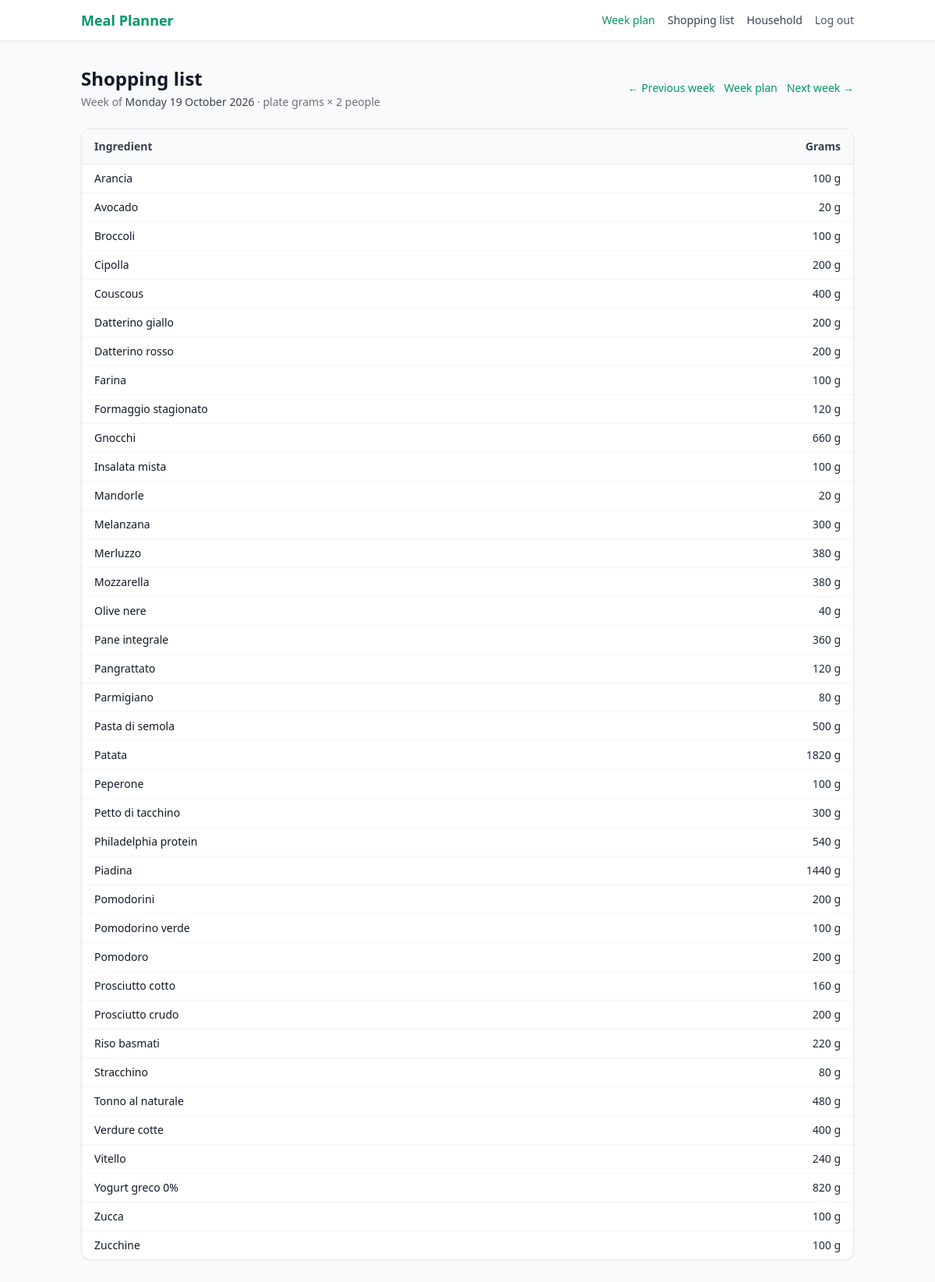
Screenshot of /lista-spesa/ with the database file from the repository.
### core/models.py (models this page shows, shortened)
class Ingredient(models.Model):
    name     = models.CharField(max_length=100, unique=True)
    category = models.CharField(
        max_length=20,
        choices=IngredientCategory.choices,
        default=IngredientCategory.OTHER
    )
    vegetable_subcategory = models.CharField(
        max_length=20,
        choices=VegetableSubcategory.choices,
        blank=True,
        default=''
    )
    kcal    = models.DecimalField(max_digits=6, decimal_places=2, validators=[MinValueValidator(0)])
    protein = models.DecimalField(max_digits=5, decimal_places=2, validators=[MinValueValidator(0)])
    carbs   = models.DecimalField(max_digits=5, decimal_places=2, validators=[MinValueValidator(0)])
    fat     = models.DecimalField(max_digits=5, decimal_places=2, validators=[MinValueValidator(0)])
    fiber           = models.DecimalField(max_digits=5, decimal_places=2, default=0, validators=[MinValueValidator(0)])
    sugars          = models.DecimalField(max_digits=5, decimal_places=2, default=0, validators=[MinValueValidator(0)])
    saturated_fat   = models.DecimalField(max_digits=5, decimal_places=2, default=0, validators=[MinValueValidator(0)])
    salt            = models.DecimalField(max_digits=5, decimal_places=2, default=0, validators=[MinValueValidator(0)])
    tags    = models.ManyToManyField(Tag, blank=True, related_name='ingredients')
    seasons = models.ManyToManyField(SeasonEntry, blank=True, related_name='ingredients')
    class Meta:
        constraints = [
            models.CheckConstraint(
                condition=(
                    ~models.Q(category=IngredientCategory.VEGETABLE)
                    | ~models.Q(vegetable_subcategory='')
                ),
                name='core_vegetables_require_macro_category',
            ),
        ]

### core/views.py (the view)
# urls.py: path('lista-spesa/', views.shopping_list, name='shopping_list'),
@login_required
@require_http_methods(['GET'])
def shopping_list(request):
    user = request.user
    monday = _requested_week_start(request)
    household = Household.ensure_for_user(user)
    member_count = household.member_count() or 1
    week_plan = week_plan_for_monday(user, monday)
    rows = shopping_list_for_plan(week_plan, member_count) if week_plan else []
    return render(
        request,
        'core/shopping_list.html',
        {
            'week_start': monday,
            'previous_week_start': monday - timedelta(days=7),
            'next_week_start': monday + timedelta(days=7),
            'week_plan': week_plan,
            'member_count': member_count,
            'rows': rows,
        },
    )

### core/models.py (called while the page is built)
    @classmethod
    def ensure_for_user(cls, user):
        h, _ = cls.objects.get_or_create(owner=user, defaults={'name': ''})
        if not h.members.exists():
            HouseholdMember.objects.create(
                household=h,
                display_name=user.get_username() or 'Me',
                sort_order=0,
            )
        return h

    def member_count(self):
        return self.members.count()

### core/planning.py (called while the page is built)
def quantize_grams(grams, minimum=None):
    grams = Decimal(grams)
    floor = MIN_GRAMS if minimum is None else minimum
    step = GRAMS_QUANTIZE
    grams = max(floor, min(grams, MAX_GRAMS))
    rounded = (
        (grams / step).quantize(
            Decimal('1'),
            rounding=ROUND_HALF_UP,
        ) * step
    )
    if rounded < floor:
        rounded = (
            (floor / step).to_integral_value(rounding=ROUND_CEILING)
            * step
        )
    if rounded > MAX_GRAMS:
        rounded = (
            (MAX_GRAMS / step).to_integral_value(rounding=ROUND_FLOOR)
            * step
        )
    return rounded

### core/slots.py (called while the page is built)
def _norm(name):
    return (name or '').strip().lower()

def sync_lunch_dinner_slots():
    if not _needs_sync():
        return
    _delete_breakfast_plan_rows()
    _ensure_default_slots()
    _ensure_user_slots()

def _needs_sync():
    default_names = {_norm(row.name) for row in MealSlotDefault.objects.all()}
    if default_names & BREAKFAST_NAMES:
        return True
    if not (default_names & LUNCH_NAMES) or not (default_names & DINNER_NAMES):
        return True
    slot_names = {_norm(slot.name) for slot in MealSlot.objects.all()}
    if slot_names & BREAKFAST_NAMES:
        return True
    user_count = User.objects.count()
    if user_count and MealSlot.objects.count() < user_count * 2:
        return True
    return False

### core/targets.py (called while the page is built)
def midpoint_grams(kcal, pct_min, pct_max, kcal_per_gram):
    mid = (Decimal(pct_min) + Decimal(pct_max)) / Decimal('2') / Decimal('100')
    grams = Decimal(kcal) * mid / Decimal(kcal_per_gram)
    return int(grams.quantize(Decimal('1'), rounding=ROUND_HALF_UP))

### core/views.py (called while the page is built, shortened)
def _requested_week_start(request):
    raw_week = request.GET.get('week')
    if not raw_week:
        return monday_of_week()

### core/week.py (called while the page is built)
def monday_of_week(for_date=None):
    day = for_date or date.today()
    return day - timedelta(days=day.weekday())

def week_plan_for_monday(user, monday):
    return WeekPlan.objects.filter(owner=user, week_start=monday).first()

### core/templates/core/shopping_list.html (shortened to what this page needs)
{% extends "base.html" %}
{% block content %}
<div class="mb-6 flex flex-col gap-2 sm:flex-row sm:items-center sm:justify-between">
    <div>
        <h1 class="text-2xl font-bold text-gray-900">Shopping list</h1>
        <p class="text-sm text-gray-500 mt-1">
            Week of <span class="font-medium text-gray-700">{{ week_start|date:"l j F Y" }}</span>
            · plate grams × {{ member_count }} {{ member_count|pluralize:"person,people" }}
        </p>
    </div>
    <div class="flex flex-wrap items-center gap-3 text-sm font-medium shrink-0">
        <a href="?week={{ previous_week_start|date:'Y-m-d' }}" class="text-emerald-600 hover:text-emerald-800">← Previous week</a>
        <a href="{% url 'core:week_plan' %}?week={{ week_start|date:'Y-m-d' }}" class="text-emerald-600 hover:text-emerald-800">Week plan</a>
        <a href="?week={{ next_week_start|date:'Y-m-d' }}" class="text-emerald-600 hover:text-emerald-800">Next week →</a>
    </div>
</div>
{% if not week_plan %}
<p class="text-sm text-gray-600">No week plan yet. Open the week plan to create this week’s grid.</p>
{% elif not rows %}
<p class="text-sm text-gray-600">No meals assigned this week. Choose categories and click Build on the week plan.</p>
{% else %}
<div class="bg-white rounded-xl shadow-sm border border-gray-200 overflow-hidden">
    <table class="min-w-full text-sm text-left">
        <thead>
            <tr class="bg-gray-50 border-b border-gray-200">
                <th class="px-4 py-3 font-semibold text-gray-700">Ingredient</th>
                <th class="px-4 py-3 font-semibold text-gray-700 text-right">Grams</th>
            </tr>
        </thead>
        <tbody class="divide-y divide-gray-100">
            {% for row in rows %}
            <tr>
                <td class="px-4 py-2 text-gray-900">{{ row.name }}</td>
                <td class="px-4 py-2 text-gray-800 text-right tabular-nums">{{ row.grams|floatformat:0 }} g</td>
            </tr>
            {% endfor %}
        </tbody>
    </table>
</div>
{% endif %}
{% endblock %}

### templates/base.html (shortened to what this page needs)
<!DOCTYPE html>
<html lang="en">
<head>
    {% load static %}
    <script src="https://cdn.tailwindcss.com"></script>
</head>
<body class="bg-gray-50 text-gray-900 min-h-screen">
    <nav class="bg-white shadow-sm border-b border-gray-200">
    <div class="max-w-5xl mx-auto px-4 py-3">
        <div class="flex items-center justify-between">
            <a href="/" class="font-bold text-lg text-emerald-600">Meal Planner</a>
            <div class="hidden md:flex items-center gap-4 text-sm">
                <a href="{% url 'core:week_plan' %}" class="text-emerald-600 hover:text-emerald-800 font-medium">Week plan</a>
                <a href="{% url 'core:shopping_list' %}" class="text-gray-700 hover:text-gray-900 font-medium">Shopping list</a>
                <a href="{% url 'core:household' %}" class="text-gray-700 hover:text-gray-900 font-medium">Household</a>
                {% if request.user.is_authenticated %}
                    <form method="post" action="{% url 'logout' %}">
                        <button type="submit" class="text-gray-600 hover:text-gray-900">Log out</button>
                    </form>
                {% endif %}
            </div>
        </div>
    </div>
    </nav>
    <main class="{% block main_class %}max-w-5xl mx-auto px-4 py-8{% endblock %}">
        {% block content %}{% endblock %}
    </main>
</body>
</html>

### rows the page displays
Ingredient: name "Arancia", grams "100"
Ingredient: name "Avocado", grams "20"
Ingredient: name "Broccoli", grams "100"
Ingredient: name "Cipolla", grams "200"
Ingredient: name "Couscous", grams "400"
Ingredient: name "Datterino giallo", grams "200"
Ingredient: name "Datterino rosso", grams "200"
Ingredient: name "Farina", grams "100"
Ingredient: name "Formaggio stagionato", grams "120"
Ingredient: name "Gnocchi", grams "660"
Ingredient: name "Insalata mista", grams "100"
Ingredient: name "Mandorle", grams "20"
Ingredient: name "Melanzana", grams "300"
Ingredient: name "Merluzzo", grams "380"
Ingredient: name "Mozzarella", grams "380"
Ingredient: name "Olive nere", grams "40"
Ingredient: name "Pane integrale", grams "360"
Ingredient: name "Pangrattato", grams "120"
Ingredient: name "Parmigiano", grams "80"
Ingredient: name "Pasta di semola", grams "500"
Ingredient: name "Patata", grams "1820"
Ingredient: name "Peperone", grams "100"
Ingredient: name "Petto di tacchino", grams "300"
Ingredient: name "Philadelphia protein", grams "540"
Ingredient: name "Piadina", grams "1440"
Ingredient: name "Pomodorini", grams "200"
Ingredient: name "Pomodorino verde", grams "100"
Ingredient: name "Pomodoro", grams "200"
Ingredient: name "Prosciutto cotto", grams "160"
Ingredient: name "Prosciutto crudo", grams "200"
Ingredient: name "Riso basmati", grams "220"
Ingredient: name "Stracchino", grams "80"
Ingredient: name "Tonno al naturale", grams "480"
Ingredient: name "Verdure cotte", grams "400"
Ingredient: name "Vitello", grams "240"
Ingredient: name "Yogurt greco 0%", grams "820"
Ingredient: name "Zucca", grams "100"
Ingredient: name "Zucchine", grams "100"

### other values shown
{{ week_start|date:"l j F Y" }} "Monday 19 October 2026"
{{ member_count }} "2"
